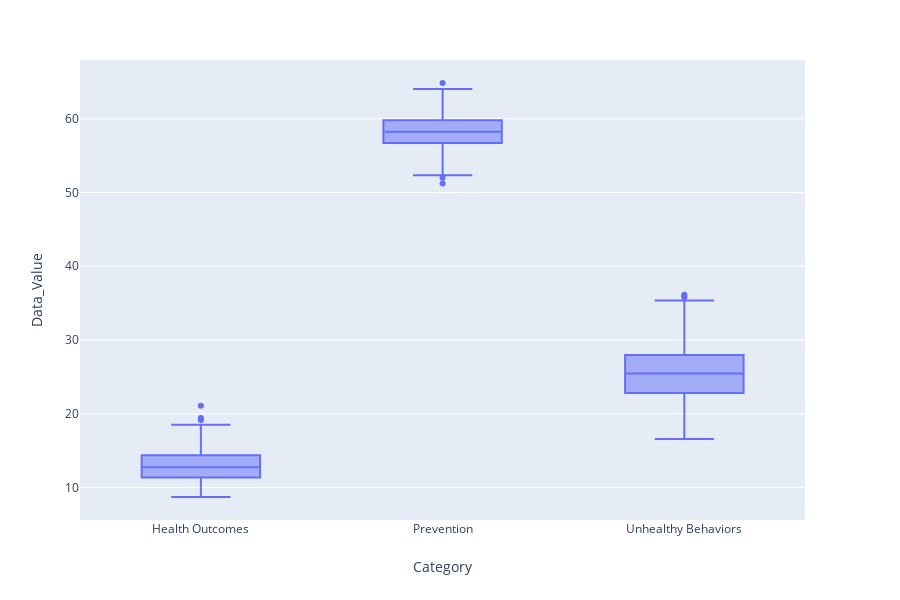

The notebook cell this image was saved under:
### Code cell
fig=px.box(cleandata_df,x='Category',y='Data_Value')
fig.show()

### Figure 1 — Plotly figure (JSON) as saved in the notebook; plotly's stock layout.template omitted (floating-point values rounded to 4 significant figures; data arrays with more than 128 entries replaced by an {"elided": "..."} marker saying what was removed)
{"data": [{"alignmentgroup": "True", "hoverlabel": {"namelength": 0}, "hovertemplate": "Category=%{x}<br>Data_Value=%{y}", "legendgroup": "", "marker": {"color": "#636efa"}, "name": "", "notched": false, "offsetgroup": "", "orientation": "v", "showlegend": false, "type": "box", "x": {"elided": "1500 str values"}, "x0": " ", "xaxis": "x", "y": {"elided": "1500 float values"}, "y0": " ", "yaxis": "y"}], "layout": {"boxmode": "group", "height": 600, "legend": {"tracegroupgap": 0}, "margin": {"t": 60}, "xaxis": {"anchor": "y", "domain": [0, 0.98], "title": {"text": "Category"}}, "yaxis": {"anchor": "x", "domain": [0, 1], "title": {"text": "Data_Value"}}}}
